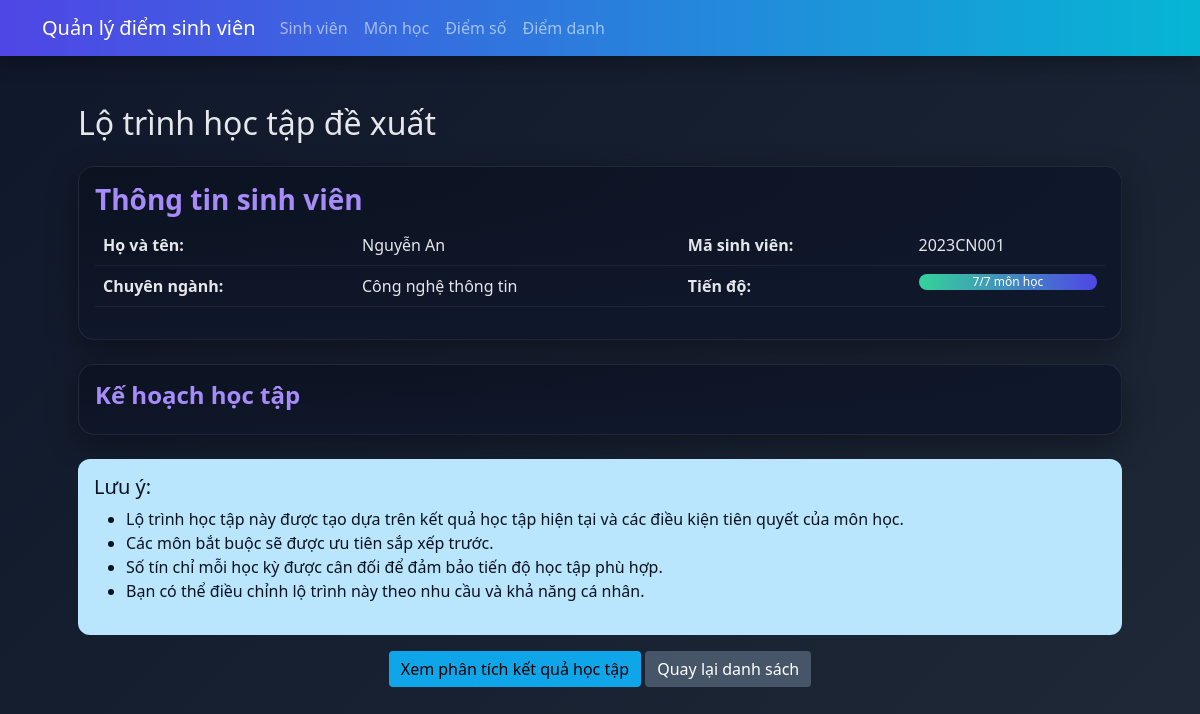
The page /students/2023CN001/roadmap on the database its author committed.
### src/models.py (models this page shows, shortened)
class Student(Base):
    __tablename__ = 'students'
    id = Column(Integer, primary_key=True)
    student_id = Column(String(10), unique=True, nullable=False)
    first_name = Column(String(50), nullable=False)  # Tên
    last_name = Column(String(50), nullable=False)   # Họ và tên đệm
    email = Column(String(100), unique=True)
    phone = Column(String(15))
    address = Column(String(200))
    class_name = Column(String(20), nullable=False)
    major = Column(String(100), nullable=False)  # Chuyên ngành
    entry_year = Column(Integer, nullable=False)  # Năm nhập học
    grades = relationship("Grade", back_populates="student")
    attendances = relationship("Attendance", back_populates="student")
    @property
    def name(self):
        return f"{self.last_name} {self.first_name}"

### src/app.py (the view)
@app.route('/students/<student_id>/roadmap')
def student_roadmap(student_id):
    roadmap_data = grade_manager.generate_study_roadmap(student_id)
    if not roadmap_data:
        flash('Không tìm thấy thông tin sinh viên!', 'error')
        return redirect(url_for('list_students'))
    completed_courses = roadmap_data.get('completed_courses', [])
    remaining_courses = roadmap_data.get('remaining_courses', [])
    in_progress_courses = roadmap_data.get('in_progress_courses', [])
    total_credits = sum(
        course_info['course'].credits
        for course_info in completed_courses
        if isinstance(course_info, dict) and 'course' in course_info and hasattr(course_info['course'], 'credits')
    )
    remaining_credits = sum(
        course_info['course'].credits
        for course_info in remaining_courses
        if isinstance(course_info, dict) and 'course' in course_info and hasattr(course_info['course'], 'credits')
    )
    in_progress_credits = sum(
        course_info['course'].credits
        for course_info in in_progress_courses
        if isinstance(course_info, dict) and 'course' in course_info and hasattr(course_info['course'], 'credits')
    )
    return render_template(
        'students/roadmap.html',
        roadmap=roadmap_data,
        credits_info={
            'total': total_credits,
            'remaining': remaining_credits,
            'in_progress': in_progress_credits
        })

### src/models.py (called while the page is built, shortened)
    @property
    def attendance_grade(self):
        attendance_stats = self.get_attendance_stats()
        if not attendance_stats or attendance_stats['total_sessions'] == 0:
            return 0

    def get_attendance_stats(self):
        from sqlalchemy import and_
        attendances = self.student.attendances
        course_attendances = [a for a in attendances if a.course_id == self.course_id]
        total = len(course_attendances)
        if total == 0:
            return None

    @property
    def average_grade(self):
        if self.midterm_grade is not None and self.final_grade is not None:
            attendance = self.attendance_grade
            return 0.1 * attendance + 0.3 * self.midterm_grade + 0.6 * self.final_grade
        return None

    @property
    def grade_status(self):
        if self.average_grade is None:
            return "Chưa có điểm"
        elif self.average_grade >= 5.0:
            return "Đạt"
        else:
            return "Không đạt"

### src/templates/students/roadmap.html (shortened to what this page needs)
{% extends "home.html" %}
{% block content %}
<div class="container">
    <h2 class="mb-4">Lộ trình học tập đề xuất</h2>
    <div class="card mb-4">
        <div class="card-body">
            <h3 class="card-title">Thông tin sinh viên</h3>
            <table class="table">
                <tr>
                    <th>Họ và tên:</th>
                    <td>{{ roadmap.student_info.name }}</td>
                    <th>Mã sinh viên:</th>
                    <td>{{ roadmap.student_info.student_id }}</td>
                </tr>
                <tr>
                    <th>Chuyên ngành:</th>
                    <td>{{ roadmap.student_info.major }}</td>
                    <th>Tiến độ:</th>
                    <td>
                        <div class="progress">
                            <div class="progress-bar" role="progressbar"
                                style="width: {{ ((roadmap.completed_courses|length) / ((roadmap.completed_courses|length) + (roadmap.remaining_courses|length)) * 100)|round if (roadmap.completed_courses|length + roadmap.remaining_courses|length) > 0 else 0 }}%"
                                aria-valuenow="{{ roadmap.completed_courses|length }}"
                                aria-valuemin="0"
                                aria-valuemax="{{ (roadmap.completed_courses|length) + (roadmap.remaining_courses|length) }}">
                                {{ roadmap.completed_courses|length }}/{{ (roadmap.completed_courses|length) + (roadmap.remaining_courses|length) }} môn học
                            </div>
                        </div>
                    </td>
                </tr>
            </table>
        </div>
    </div>
    <div class="row">
        <div class="col-12">
            <div class="card mb-4">
                <div class="card-body">
                    <h4 class="card-title">Kế hoạch học tập</h4>
                </div>
            </div>
        </div>
    </div>
    <div class="alert alert-info">
        <h5>Lưu ý:</h5>
        <ul>
            <li>Lộ trình học tập này được tạo dựa trên kết quả học tập hiện tại và các điều kiện tiên quyết của môn học.</li>
            <li>Các môn bắt buộc sẽ được ưu tiên sắp xếp trước.</li>
            <li>Số tín chỉ mỗi học kỳ được cân đối để đảm bảo tiến độ học tập phù hợp.</li>
            <li>Bạn có thể điều chỉnh lộ trình này theo nhu cầu và khả năng cá nhân.</li>
        </ul>
    </div>
    <div class="text-center mb-4">
        <a href="{{ url_for('student_analysis', student_id=roadmap.student_info.student_id) }}" class="btn btn-info">Xem phân tích kết quả học tập</a>
        <a href="{{ url_for('list_students') }}" class="btn btn-secondary">Quay lại danh sách</a>
    </div>
</div>
{% endblock %}

### src/static/css/style.css (style rules this page uses)
:root { --primary: #4f46e5; --secondary: #06b6d4; --success: #16a34a; --warning: #f59e0b; --danger: #ef4444; --info: #0ea5e9; --bg: #0f172a; --card: #111827; --text: #e5e7eb; --muted: #94a3b8; --accent1: #a78bfa; --accent2: #34d399; --accent3: #f472b6; }
body { background: linear-gradient(135deg, #0f172a, #1f2937) fixed; color: var(--text); }
.card { background: radial-gradient(100% 100% at 0% 0%, #0b1220 0%, #0f172a 100%); border: 1px solid rgba(255,255,255,0.08); box-shadow: 0 10px 30px rgba(0,0,0,0.35); border-radius: 16px; color: var(--text); }
.card-title { color: var(--accent1); font-weight: 700; }
.table { color: var(--text); }
.table tbody tr { border-color: rgba(255,255,255,0.06); }
.btn-info { background-color: var(--info); border: none; }
.btn-secondary { background-color: #475569; border: none; }
.progress { background: rgba(255,255,255,0.08); border-radius: 10px; }
.progress-bar { background: linear-gradient(90deg, var(--accent2), var(--primary)); }
.alert { border: none; border-radius: 12px; color: #0b1220; }
.alert-info { background: #bae6fd; }
a, .nav-link { color: #e2e8f0; }

### rows shown on the page
Student: student_info.student_id "2023CN001", student_info.major "Công nghệ thông tin"

### other values the page prints
{{ roadmap.student_info.name }} "Nguyễn An"
{{ roadmap.completed_courses|length }} "7"
